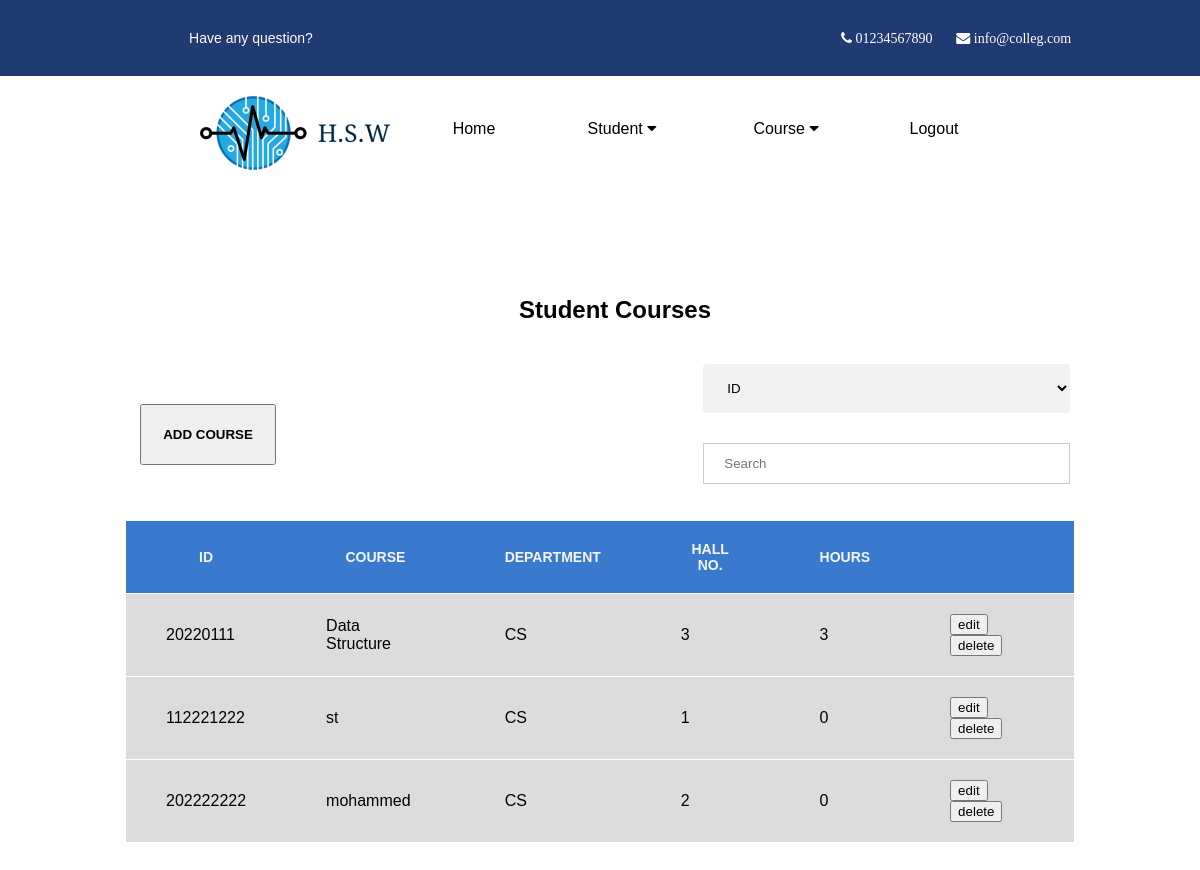
The app's page /Course (signed in) with its own data.
### pages/models.py (models this page shows, shortened)
class Courses(models.Model):
    CourseID=models.IntegerField(primary_key=True)
    coursename=models.CharField(max_length=50)
    HallNo=models.CharField(max_length=50)
    Hourses=models.CharField(max_length=50)
    CourseDay=models.CharField(max_length=50)
    Department=models.CharField(max_length=50)
    registercourse=models.ManyToManyField(Student)

### pages/views.py (the view)
# urls.py: path('Course',views.Course,name='Course'),
@login_required(login_url='Login')
def Course(request):
    return render(request,'pages/course.html',{'course':Courses.objects.all()})

### templates/pages/course.html (shortened to what this page needs)
{% extends 'base.html' %}
{% block content %}
<!DOCTYPE html>
<html lang="en">
<head>
</head>
<body>
<div style="padding: 100px">
    <h2 style="margin: 0% 0% 3% 3%;text-align: center">Student Courses</h2>
    <ul class="d">
        <li>
          <button style="margin-top: 50px"><a href="{% url 'AddCourse' %}">ADD COURSE </a></button>
        </li>
        <li>
            <select name="filter" id="choice">
              <option value="id">ID</option>
            </select>
            <input type="text"  placeholder="Search" id="myInput" onkeyup="myFunction()" >
        </li>
    </ul>
    <table id="myTable" align="center" width="95%" >
           <tr class="header" align="left">
               <th >id</th>
               <th> course</th>
               <th >department</th>
               <th >hall no.</th>
               <th >hours</th>
               <th></th>
           </tr>
           {% for x in course%}
           <tr class="record">
             <td>{{x.CourseID}}</td>
             <td>{{x.coursename}}</td>
             <td>{{x.Department}}</td>
             <td>{{x.HallNo}}</td>
             <td>{{x.Hourses}}</td>
             <td>
                <button><a href="{% url 'EditCourse' x.CourseID %}" style="text-decoration: none;color:black">edit</a></button>
                <button><a id="deleteCourse" href="{% url 'deleteCourse' x.CourseID %}" style="text-decoration: none;color:black ;">delete</a></button>
              </td>
         </tr>
           {% endfor %}
</div>
</body>
</html>
{% endblock content %}

### pages/static/css/style.css (style rules this page uses)
body { margin: 0; font-family: Arial; overflow-x: hidden; }
ul { list-style: none; margin-right: 30px; margin-top: 30px; }
li { float: right; font-size: 17px; }
li a { width: 100px; display: inline-block; font-weight: bold; color: black; padding: 20px 10px; text-decoration: none; text-align: center; }
.d { display: flex; justify-content: space-between; }
table { border-collapse: collapse; }
td,th { padding: 20px 40px; }
tr { background-color: gainsboro; border: 1px white solid; }
th { text-transform: uppercase; color: whitesmoke; background-color: rgb(57, 122, 206); }
input[type=text], input[type=date],input[type=password],input[type=search],input[type=email] { width: 100%; padding: 12px 20px; margin: 20px 0; display: inline-block; border: 1px solid #ccc; box-sizing: border-box; }
select { width: 100%; padding: 16px 20px; margin: 10px 0; border: none; border-radius: 4px; background-color: #f1f1f1; }
.header { padding: 30px; background-color: #203a72; color: white; font-size: 14px; text-align: center; vertical-align: middle; justify-content: space-between; }

### records on screen
Courses: CourseID "20220111", coursename "Data Structure", Department "CS", HallNo "3", Hourses "3"
Courses: CourseID "112221222", coursename "st", Department "CS", HallNo "1", Hourses "0"
Courses: CourseID "202222222", coursename "mohammed", Department "CS", HallNo "2", Hourses "0"
